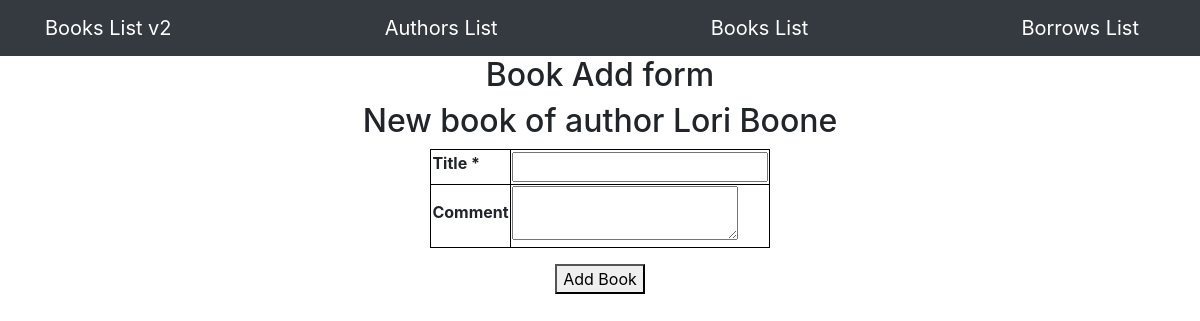
Page /addbook/1 on the earlier database version.
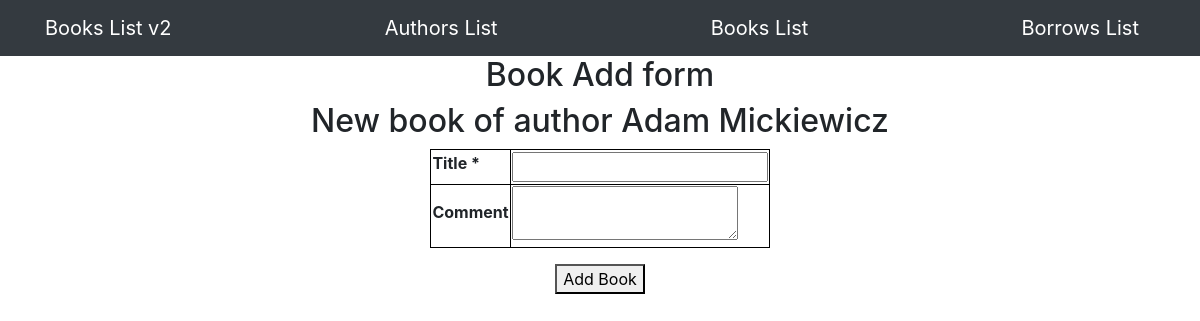
Same page on the later database version.
### app/models.py (models this page shows, shortened)
class Author(db.Model):
    id = db.Column(db.Integer, primary_key=True)
    name = db.Column(db.String(100), index=True, unique=True)
    comment = db.Column(db.String(100), index=True)
    books = db.relationship("Book", backref="author")

### app/routes.py (the view)
@app.route('/addbook/<int:author_id>', methods=["GET", "POST"])
def add_book_view(author_id):
    form = BookOnlyForm()
    if request.method == "POST" and form.validate_on_submit():
        author_id = request.form.get('author_id')
        add_book(form, author_id)
        return redirect(url_for("books_view"))
    author = Author.query.filter_by(id=author_id).first()
    return render_template("add_book.html",
                           form=form,
                           author_name=author.name,
                           author_id=author_id)

### app/forms.py
class BookOnlyForm(FlaskForm):
    title = StringField('Title', validators=[DataRequired()])
    comment = TextAreaField('Comment')

### app/templates/add_book.html (shortened to what this page needs)
{% extends "base.html" %}
{% block content %}
<div class="d-flex flex-column justify-content-center align-items-center">
    <h2>Book Add form</h2>
    <h2>New book of author {{author_name}}</h2>
    <form class="d-flex flex-column justify-content-center align-items-center" method="POST" action="/addbook/{{ author_id }}">
        <table>
            {% for field in form if field.widget.input_type != 'hidden' %}
                <tr>
                    <th>{{ field.label }} {% if field.flags.required %}*{% endif %}</th>
                    <td>{{ field }}</td>
                </tr>
            {% endfor %}
        </table>
        <button class="mt-3" type="submit">Add Book</button>
    </form>
</div>
{% endblock %}

Differences in the rows shown:
changed Author: name "Lori Boone" → "Adam Mickiewicz"
